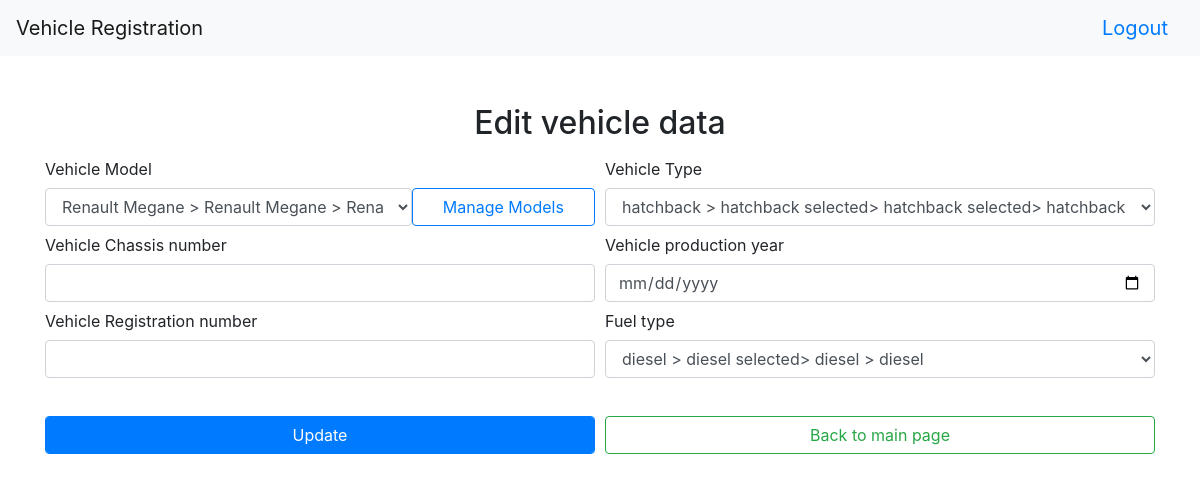
The page /regEditForm.php (signed in) on the database its author committed.
### tables this page shows
CREATE TABLE `registration` (
  `id` int(10) UNSIGNED NOT NULL,
  `vehicle_model_id` int(10) UNSIGNED DEFAULT NULL,
  `vehicle_type_id` int(10) UNSIGNED DEFAULT NULL,
  `vehicle_chassis_number` varchar(32) DEFAULT NULL,
  `vehicle_production_year` date DEFAULT NULL,
  `registration_number` varchar(32) DEFAULT NULL,
  `fuel_type_id` int(10) UNSIGNED DEFAULT NULL,
  `registration_to` date DEFAULT NULL
);

CREATE TABLE `vehicle_models` (
  `id` int(10) UNSIGNED NOT NULL,
  `vehicle_model` varchar(32) DEFAULT NULL
);

CREATE TABLE `vehicle_type` (
  `id` int(10) UNSIGNED NOT NULL,
  `vehicle_type` varchar(32) DEFAULT NULL
);

CREATE TABLE `fuel_type` (
  `id` int(10) UNSIGNED NOT NULL,
  `fuel_type` varchar(32) DEFAULT NULL
);

### classes/Db.php (called while the page is built, shortened)
<?php
class Db
{
    private $host = 'localhost';
    private $user = 'root';
    private $pwd = '';
    private $dbName = 'registration';
    private $options = [PDO::ATTR_DEFAULT_FETCH_MODE, PDO::FETCH_ASSOC];
    public function openConnection()
    {
        try {
            $dsn = 'mysql:host=' . $this->host . ';dbname=' . $this->dbName;
            $connection = $this->con = new PDO($dsn, $this->user, $this->pwd, $this->options);
            return $connection;
        } catch (PDOException $e) {
            Functions::setSessionMessage('There is a problem with the connection . $e', 'success');
            Functions::redirect('index.php');
        }
    }
    public function executeQuery($query, $data = null, $fetchMode = 1)
    {
        $stmt = $this->openConnection()->prepare($query);
        if ($data !== null) {
            $row = $stmt->execute($data);
        }
        if ($data == null) {
            $row = $stmt->execute();
        }
        if ($fetchMode == 1) {
            $row = $stmt->fetchAll(PDO::FETCH_ASSOC);
            return $row;
        }
    }
    public function select($table, $row = "*", $join = null, $where = null)
    {
        $query = 'SELECT ' . $row . ' FROM ' . $table;
        if ($join != null) {
            $query .= ' JOIN ' . $join;
        }
        return $query;
    }
}

### classes/Vehicle.php (called while the page is built, shortened)
<?php
require_once __DIR__ . "/Db.php";
class Vehicle
{
    public $database;
    public function __construct($database = new Db())
    {
        $this->database = $database;
    }
    public function selectCar()
    {
        $table = 'registration';
        $row = 'registration.id,
        registration.vehicle_model_id,
        vehicle_models.vehicle_model,
        registration.vehicle_type_id,
        vehicle_type.vehicle_type,
        vehicle_chassis_number,
        YEAR(vehicle_production_year) AS production_year,
        registration_number,
        registration.fuel_type_id,
        fuel_type.fuel_type,
        registration_to';
        $join = ' vehicle_models ON registration.vehicle_model_id = vehicle_models.id
        JOIN vehicle_type ON registration.vehicle_type_id = vehicle_type.id
        JOIN fuel_type ON registration.fuel_type_id = fuel_type.id';
        $data = [];
        $query = $this->database->select($table,$row, $join);
        $result = $this->database->executeQuery($query,$data, $fetchMode = 1);
        return $result;
    }
    public function carEdit(){
        $table = 'registration';
        $row = 'registration.id,
        registration.vehicle_model_id,
        vehicle_models.vehicle_model,
        registration.vehicle_type_id,
        vehicle_type.vehicle_type,
        vehicle_chassis_number,
        vehicle_production_year,
        registration_number,
        registration.fuel_type_id,
        fuel_type.fuel_type,
        registration_to';
        $join = ' vehicle_models ON registration.vehicle_model_id = vehicle_models.id
        JOIN vehicle_type ON registration.vehicle_type_id = vehicle_type.id
        JOIN fuel_type ON registration.fuel_type_id = fuel_type.id';
        $where = $_POST['id'];
        $query = $this->database->select($table,$row, $join, $where);
        $result = $this->database->executeQuery($query);
        return $result;
    }
}

### regEditForm.php (the view, shortened to what this page needs)
<?php
require_once __DIR__ . "/classes/Db.php";
require_once __DIR__ . "/classes/Vehicle.php";
require_once __DIR__ . "/partials/menu.php";
$database = new Db;
$car = new Vehicle($database);
$rowReg = $car->carEdit();
?>
<div class="container text-center mt-5">
    <div class="row">
        <div class="col">
            <h2>Edit vehicle data</h2>
        </div>
    </div>
</div>
<div class="container">
    <div class="row">
        <div class="col">
            <form method="POST" action="updateRegData.php">
                <div class="form-row">
                    <div class="col">
                        <label for="model" class="col-form-label">Vehicle Model</label>
                        <div class="row">
                            <div class="col d-flex">
                                <select id="model" class="form-control col-8" name="model" id="model">
                                    <?php
                                    $query = $database->select('vehicle_models');
                                    $models = $database->executeQuery($query);
                                    foreach ($models as $rowModel) { ?>
                                        <option value="<?= $rowModel['id']; ?>"
                                        <?php foreach ($rowReg as $row) { ?>
                                            <?= (isset($row) && $row['vehicle_model_id'] == $rowModel['id']) ? 'selected' : '' ?>>
                                            <?= $rowModel['vehicle_model']; ?>
                                            <?php } ?>
                                        </option>
                                    <?php } ?>
                                </select>
                                <a href="manageModels.php" type="button" class="form-control btn btn-outline-primary  col-4">Manage Models</a>
                            </div>
                        </div>
                    </div>
                    <div class="col">
                        <label for="type" class="col-form-label">Vehicle Type</label>
                        <select id="type" class="form-control" name="type" id="type">
                            <?php
                            $query = $database->select('vehicle_type');
                            $vehicleType = $database->executeQuery($query);
                            foreach ($vehicleType as $rowType) { ?>
                                <option value="<?= $rowType['id']; ?>"
                                <?php foreach ($rowReg as $row) { ?>
                                    <?= (isset($row) && $row['vehicle_type_id'] == $rowType['id']) ? 'selected' : '' ?>>
                                    <?= $rowType['vehicle_type']; ?>
                                    <?php } ?>
                                </option>
                            <?php } ?>
                        </select>
                    </div>
                </div>
                <div class="form-row">
                    <div class="col">
                        <label for="chassis" class="col-form-label">Vehicle Chassis number</label>
                        <input type="text" class="form-control" id="chassis" name="chassis"
                        value="<?php foreach ($car->selectCar() as $row) {
                            if ($row['id'] == $_POST['id']) {
                                echo $row['vehicle_chassis_number'];
                            }
                        } ?>">
                    </div>
                    <div class="col">
                        <label for="production" class="col-form-label">Vehicle production year</label>
                        <input type="date" class="form-control" id="production" name="production"
                        value="<?php foreach ($car->carEdit() as $row) {
                                foreach ($rowReg as $row) {
                                    if ($row['id'] == $_POST['id']){
                                        echo $row['vehicle_production_year'];
                                    }
                                    }
                            }?>">
                    </div>
                </div>
                <div class="form-row">
                    <div class="col">
                        <label for="registration" class="col-form-label">Vehicle Registration number</label>
                        <input type="text" class="form-control" id="registration" name="registration"
                        value="<?php foreach ($car->selectCar() as $row) {
                                if ($row['id'] == $_POST['id']){
                                    echo $row['registration_number'];
                                }
                            } ?>">
                    </div>
                    <div class="col">
                        <label for="fuel" class="col-form-label">Fuel type</label>
                        <select id="fuel" class="form-control" name="fuel" id="fuel">
                        <?php
                            $query = $database->select('fuel_type');
                            $vehicleType = $database->executeQuery($query);
                            foreach ($vehicleType as $fuelType) { ?>
                                <option value="<?= $fuelType['id']; ?>"
                                <?php foreach ($rowReg as $row) { ?>
                                    <?= (isset($row) && $row['fuel_type_id'] == $fuelType['id']) ? 'selected' : '' ?>>
                                    <?= $fuelType['fuel_type']; ?>
                                    <?php } ?>
                                </option>
                            <?php } ?>
                        </select>
                    </div>
                </div>
                <div class="form-row">
                    <div class="col">
                        <button type="submit" class="form-control btn btn-primary">Update</button>
                    </div>
                    <div class="col">
                        <a href="vehicle-registration.php" class="form-control btn btn-outline-success">Back to main page</a>
                    </div>
                </div>
            </form>

### rows shown on the page
registration: model "Renault Megane > Renault Megane > Renault Megane > Renault Megane", type "hatchback > hatchback selected> hatchback selected> hatchback", fuel "diesel > diesel selected> diesel > diesel"
